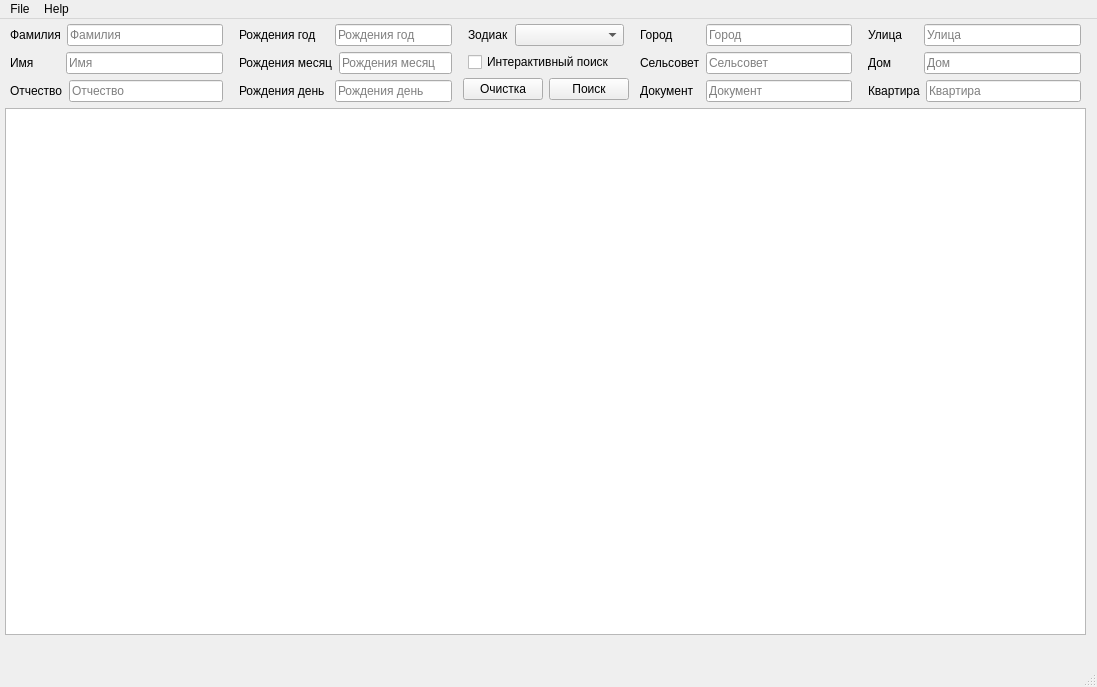
<?xml version="1.0" encoding="UTF-8"?>
<ui version="4.0">
 <class>MainWindow</class>
 <widget class="QMainWindow" name="MainWindow">
  <property name="geometry">
   <rect>
    <x>0</x>
    <y>0</y>
    <width>1097</width>
    <height>687</height>
   </rect>
  </property>
  <property name="windowTitle">
   <string>BD</string>
  </property>
  <property name="windowIcon">
   <iconset>
    <normaloff>icon_1.png</normaloff>icon_1.png</iconset>
  </property>
  <widget class="QWidget" name="centralwidget">
   <widget class="QWidget" name="gridLayoutWidget">
    <property name="geometry">
     <rect>
      <x>0</x>
      <y>0</y>
      <width>1091</width>
      <height>621</height>
     </rect>
    </property>
    <layout class="QGridLayout" name="grid_main_layout" columnstretch="0">
     <property name="sizeConstraint">
      <enum>QLayout::SetMaximumSize</enum>
     </property>
     <property name="leftMargin">
      <number>5</number>
     </property>
     <property name="topMargin">
      <number>5</number>
     </property>
     <property name="rightMargin">
      <number>5</number>
     </property>
     <property name="bottomMargin">
      <number>5</number>
     </property>
     <item row="1" column="0">
      <widget class="QTableView" name="tableView">
       <property name="sizePolicy">
        <sizepolicy hsizetype="Expanding" vsizetype="Expanding">
         <horstretch>0</horstretch>
         <verstretch>0</verstretch>
        </sizepolicy>
       </property>
      </widget>
     </item>
     <item row="0" column="0">
      <layout class="QHBoxLayout" name="horizontalLayout">
       <item>
        <layout class="QVBoxLayout" name="vertical_layout_fio">
         <item>
          <layout class="QHBoxLayout" name="horizontal_layout_family">
           <property name="leftMargin">
            <number>5</number>
           </property>
           <property name="rightMargin">
            <number>5</number>
           </property>
           <item>
            <widget class="QLabel" name="label_family">
             <property name="sizePolicy">
              <sizepolicy hsizetype="Fixed" vsizetype="Fixed">
               <horstretch>0</horstretch>
               <verstretch>0</verstretch>
              </sizepolicy>
             </property>
             <property name="minimumSize">
              <size>
               <width>50</width>
               <height>0</height>
              </size>
             </property>
             <property name="layoutDirection">
              <enum>Qt::LeftToRight</enum>
             </property>
             <property name="text">
              <string>Фамилия</string>
             </property>
            </widget>
           </item>
           <item>
            <widget class="QLineEdit" name="edit_family">
             <property name="sizePolicy">
              <sizepolicy hsizetype="Preferred" vsizetype="Fixed">
               <horstretch>0</horstretch>
               <verstretch>0</verstretch>
              </sizepolicy>
             </property>
             <property name="text">
              <string/>
             </property>
             <property name="placeholderText">
              <string>Фамилия</string>
             </property>
            </widget>
           </item>
          </layout>
         </item>
         <item>
          <layout class="QHBoxLayout" name="horizontal_layout_name">
           <property name="leftMargin">
            <number>5</number>
           </property>
           <property name="rightMargin">
            <number>5</number>
           </property>
           <item>
            <widget class="QLabel" name="label_name">
             <property name="sizePolicy">
              <sizepolicy hsizetype="Fixed" vsizetype="Fixed">
               <horstretch>0</horstretch>
               <verstretch>0</verstretch>
              </sizepolicy>
             </property>
             <property name="minimumSize">
              <size>
               <width>50</width>
               <height>0</height>
              </size>
             </property>
             <property name="text">
              <string>Имя</string>
             </property>
            </widget>
           </item>
           <item>
            <widget class="QLineEdit" name="edit_name">
             <property name="sizePolicy">
              <sizepolicy hsizetype="Preferred" vsizetype="Fixed">
               <horstretch>0</horstretch>
               <verstretch>0</verstretch>
              </sizepolicy>
             </property>
             <property name="text">
              <string/>
             </property>
             <property name="placeholderText">
              <string>Имя</string>
             </property>
            </widget>
           </item>
          </layout>
         </item>
         <item>
          <layout class="QHBoxLayout" name="horizontal_layout_farther">
           <property name="leftMargin">
            <number>5</number>
           </property>
           <property name="rightMargin">
            <number>5</number>
           </property>
           <item>
            <widget class="QLabel" name="label_farther">
             <property name="sizePolicy">
              <sizepolicy hsizetype="Fixed" vsizetype="Fixed">
               <horstretch>0</horstretch>
               <verstretch>0</verstretch>
              </sizepolicy>
             </property>
             <property name="minimumSize">
              <size>
               <width>50</width>
               <height>0</height>
              </size>
             </property>
             <property name="text">
              <string>Отчество</string>
             </property>
            </widget>
           </item>
           <item>
            <widget class="QLineEdit" name="edit_farther">
             <property name="sizePolicy">
              <sizepolicy hsizetype="Preferred" vsizetype="Fixed">
               <horstretch>0</horstretch>
               <verstretch>0</verstretch>
              </sizepolicy>
             </property>
             <property name="text">
              <string/>
             </property>
             <property name="placeholderText">
              <string>Отчество</string>
             </property>
            </widget>
           </item>
          </layout>
         </item>
        </layout>
       </item>
       <item>
        <layout class="QVBoxLayout" name="vertical_layout_birthday">
         <item>
          <layout class="QHBoxLayout" name="horizontal_layout_birthday_year">
           <property name="leftMargin">
            <number>5</number>
           </property>
           <property name="rightMargin">
            <number>5</number>
           </property>
           <item>
            <widget class="QLabel" name="label_birthday_year">
             <property name="sizePolicy">
              <sizepolicy hsizetype="Fixed" vsizetype="Fixed">
               <horstretch>0</horstretch>
               <verstretch>0</verstretch>
              </sizepolicy>
             </property>
             <property name="minimumSize">
              <size>
               <width>90</width>
               <height>0</height>
              </size>
             </property>
             <property name="text">
              <string>Рождения год</string>
             </property>
            </widget>
           </item>
           <item>
            <widget class="QLineEdit" name="edit_birthday_year">
             <property name="sizePolicy">
              <sizepolicy hsizetype="Preferred" vsizetype="Fixed">
               <horstretch>0</horstretch>
               <verstretch>0</verstretch>
              </sizepolicy>
             </property>
             <property name="text">
              <string/>
             </property>
             <property name="placeholderText">
              <string>Рождения год</string>
             </property>
            </widget>
           </item>
          </layout>
         </item>
         <item>
          <layout class="QHBoxLayout" name="horizontal_layout_birthday_month">
           <property name="leftMargin">
            <number>5</number>
           </property>
           <property name="rightMargin">
            <number>5</number>
           </property>
           <item>
            <widget class="QLabel" name="label_birthday_month">
             <property name="sizePolicy">
              <sizepolicy hsizetype="Fixed" vsizetype="Fixed">
               <horstretch>0</horstretch>
               <verstretch>0</verstretch>
              </sizepolicy>
             </property>
             <property name="minimumSize">
              <size>
               <width>90</width>
               <height>0</height>
              </size>
             </property>
             <property name="text">
              <string>Рождения месяц</string>
             </property>
            </widget>
           </item>
           <item>
            <widget class="QLineEdit" name="edit_birthday_month">
             <property name="sizePolicy">
              <sizepolicy hsizetype="Preferred" vsizetype="Fixed">
               <horstretch>0</horstretch>
               <verstretch>0</verstretch>
              </sizepolicy>
             </property>
             <property name="text">
              <string/>
             </property>
             <property name="placeholderText">
              <string>Рождения месяц</string>
             </property>
            </widget>
           </item>
          </layout>
         </item>
         <item>
          <layout class="QHBoxLayout" name="horizontal_layout_birthday_day">
           <property name="leftMargin">
            <number>5</number>
           </property>
           <property name="rightMargin">
            <number>5</number>
           </property>
           <item>
            <widget class="QLabel" name="label_birthday_day">
             <property name="sizePolicy">
              <sizepolicy hsizetype="Fixed" vsizetype="Fixed">
               <horstretch>0</horstretch>
               <verstretch>0</verstretch>
              </sizepolicy>
             </property>
             <property name="minimumSize">
              <size>
               <width>90</width>
               <height>0</height>
              </size>
             </property>
             <property name="text">
              <string>Рождения день</string>
             </property>
            </widget>
           </item>
           <item>
            <widget class="QLineEdit" name="edit_birthday_day">
             <property name="sizePolicy">
              <sizepolicy hsizetype="Preferred" vsizetype="Fixed">
               <horstretch>0</horstretch>
               <verstretch>0</verstretch>
              </sizepolicy>
             </property>
             <property name="text">
              <string/>
             </property>
             <property name="placeholderText">
              <string>Рождения день</string>
             </property>
            </widget>
           </item>
          </layout>
         </item>
        </layout>
       </item>
       <item>
        <layout class="QVBoxLayout" name="vertical_layout_addons">
         <item>
          <layout class="QHBoxLayout" name="horizontal_layout_zodiak">
           <property name="leftMargin">
            <number>5</number>
           </property>
           <property name="rightMargin">
            <number>5</number>
           </property>
           <item>
            <widget class="QLabel" name="label_zodiak">
             <property name="sizePolicy">
              <sizepolicy hsizetype="Fixed" vsizetype="Fixed">
               <horstretch>0</horstretch>
               <verstretch>0</verstretch>
              </sizepolicy>
             </property>
             <property name="minimumSize">
              <size>
               <width>40</width>
               <height>0</height>
              </size>
             </property>
             <property name="text">
              <string>Зодиак</string>
             </property>
            </widget>
           </item>
           <item>
            <widget class="QComboBox" name="comboBox">
             <property name="currentText">
              <string/>
             </property>
            </widget>
           </item>
          </layout>
         </item>
         <item>
          <layout class="QHBoxLayout" name="horizontalLayout_2">
           <property name="leftMargin">
            <number>5</number>
           </property>
           <property name="rightMargin">
            <number>5</number>
           </property>
           <item>
            <widget class="QCheckBox" name="check_box_interactive">
             <property name="sizePolicy">
              <sizepolicy hsizetype="Preferred" vsizetype="Fixed">
               <horstretch>0</horstretch>
               <verstretch>0</verstretch>
              </sizepolicy>
             </property>
             <property name="text">
              <string>Интерактивный поиск</string>
             </property>
             <property name="checked">
              <bool>false</bool>
             </property>
            </widget>
           </item>
          </layout>
         </item>
         <item>
          <layout class="QHBoxLayout" name="horizontalLayout_3">
           <item>
            <widget class="QPushButton" name="push_button_clear">
             <property name="sizePolicy">
              <sizepolicy hsizetype="Fixed" vsizetype="Fixed">
               <horstretch>0</horstretch>
               <verstretch>0</verstretch>
              </sizepolicy>
             </property>
             <property name="text">
              <string>Очистка</string>
             </property>
            </widget>
           </item>
           <item>
            <widget class="QPushButton" name="push_button_search">
             <property name="sizePolicy">
              <sizepolicy hsizetype="Fixed" vsizetype="Fixed">
               <horstretch>0</horstretch>
               <verstretch>0</verstretch>
              </sizepolicy>
             </property>
             <property name="text">
              <string>Поиск</string>
             </property>
            </widget>
           </item>
          </layout>
         </item>
        </layout>
       </item>
       <item>
        <layout class="QVBoxLayout" name="vertical_layout_ksiva_poselenie">
         <item>
          <layout class="QHBoxLayout" name="horizontal_layout_city">
           <property name="leftMargin">
            <number>5</number>
           </property>
           <property name="rightMargin">
            <number>5</number>
           </property>
           <item>
            <widget class="QLabel" name="label_city">
             <property name="sizePolicy">
              <sizepolicy hsizetype="Fixed" vsizetype="Fixed">
               <horstretch>0</horstretch>
               <verstretch>0</verstretch>
              </sizepolicy>
             </property>
             <property name="minimumSize">
              <size>
               <width>60</width>
               <height>0</height>
              </size>
             </property>
             <property name="text">
              <string>Город</string>
             </property>
            </widget>
           </item>
           <item>
            <widget class="QLineEdit" name="edit_city">
             <property name="sizePolicy">
              <sizepolicy hsizetype="Preferred" vsizetype="Fixed">
               <horstretch>0</horstretch>
               <verstretch>0</verstretch>
              </sizepolicy>
             </property>
             <property name="text">
              <string/>
             </property>
             <property name="placeholderText">
              <string>Город</string>
             </property>
            </widget>
           </item>
          </layout>
         </item>
         <item>
          <layout class="QHBoxLayout" name="horizontal_layout_selsovet">
           <property name="leftMargin">
            <number>5</number>
           </property>
           <property name="rightMargin">
            <number>5</number>
           </property>
           <item>
            <widget class="QLabel" name="label_selsovet">
             <property name="sizePolicy">
              <sizepolicy hsizetype="Fixed" vsizetype="Fixed">
               <horstretch>0</horstretch>
               <verstretch>0</verstretch>
              </sizepolicy>
             </property>
             <property name="minimumSize">
              <size>
               <width>60</width>
               <height>0</height>
              </size>
             </property>
             <property name="text">
              <string>Сельсовет</string>
             </property>
            </widget>
           </item>
           <item>
            <widget class="QLineEdit" name="edit_selsovet">
             <property name="sizePolicy">
              <sizepolicy hsizetype="Preferred" vsizetype="Fixed">
               <horstretch>0</horstretch>
               <verstretch>0</verstretch>
              </sizepolicy>
             </property>
             <property name="text">
              <string/>
             </property>
             <property name="placeholderText">
              <string>Сельсовет</string>
             </property>
            </widget>
           </item>
          </layout>
         </item>
         <item>
          <layout class="QHBoxLayout" name="horizontal_layout_ksiva">
           <property name="leftMargin">
            <number>5</number>
           </property>
           <property name="rightMargin">
            <number>5</number>
           </property>
           <item>
            <widget class="QLabel" name="label_ksiva">
             <property name="sizePolicy">
              <sizepolicy hsizetype="Fixed" vsizetype="Fixed">
               <horstretch>0</horstretch>
               <verstretch>0</verstretch>
              </sizepolicy>
             </property>
             <property name="minimumSize">
              <size>
               <width>60</width>
               <height>0</height>
              </size>
             </property>
             <property name="text">
              <string>Документ</string>
             </property>
            </widget>
           </item>
           <item>
            <widget class="QLineEdit" name="edit_ksiva">
             <property name="sizePolicy">
              <sizepolicy hsizetype="Preferred" vsizetype="Fixed">
               <horstretch>0</horstretch>
               <verstretch>0</verstretch>
              </sizepolicy>
             </property>
             <property name="text">
              <string/>
             </property>
             <property name="placeholderText">
              <string>Документ</string>
             </property>
            </widget>
           </item>
          </layout>
         </item>
        </layout>
       </item>
       <item>
        <layout class="QVBoxLayout" name="vertical_layout_address">
         <item>
          <layout class="QHBoxLayout" name="horizontal_layout_street">
           <property name="leftMargin">
            <number>5</number>
           </property>
           <property name="rightMargin">
            <number>5</number>
           </property>
           <item>
            <widget class="QLabel" name="label_street">
             <property name="sizePolicy">
              <sizepolicy hsizetype="Fixed" vsizetype="Fixed">
               <horstretch>0</horstretch>
               <verstretch>0</verstretch>
              </sizepolicy>
             </property>
             <property name="minimumSize">
              <size>
               <width>50</width>
               <height>0</height>
              </size>
             </property>
             <property name="text">
              <string>Улица</string>
             </property>
            </widget>
           </item>
           <item>
            <widget class="QLineEdit" name="edit_street">
             <property name="sizePolicy">
              <sizepolicy hsizetype="Preferred" vsizetype="Fixed">
               <horstretch>0</horstretch>
               <verstretch>0</verstretch>
              </sizepolicy>
             </property>
             <property name="text">
              <string/>
             </property>
             <property name="placeholderText">
              <string>Улица</string>
             </property>
            </widget>
           </item>
          </layout>
         </item>
         <item>
          <layout class="QHBoxLayout" name="horizontal_layout_house">
           <property name="leftMargin">
            <number>5</number>
           </property>
           <property name="rightMargin">
            <number>5</number>
           </property>
           <item>
            <widget class="QLabel" name="label_house">
             <property name="sizePolicy">
              <sizepolicy hsizetype="Fixed" vsizetype="Fixed">
               <horstretch>0</horstretch>
               <verstretch>0</verstretch>
              </sizepolicy>
             </property>
             <property name="minimumSize">
              <size>
               <width>50</width>
               <height>0</height>
              </size>
             </property>
             <property name="text">
              <string>Дом</string>
             </property>
            </widget>
           </item>
           <item>
            <widget class="QLineEdit" name="edit_house">
             <property name="sizePolicy">
              <sizepolicy hsizetype="Preferred" vsizetype="Fixed">
               <horstretch>0</horstretch>
               <verstretch>0</verstretch>
              </sizepolicy>
             </property>
             <property name="text">
              <string/>
             </property>
             <property name="placeholderText">
              <string>Дом</string>
             </property>
            </widget>
           </item>
          </layout>
         </item>
         <item>
          <layout class="QHBoxLayout" name="horizontal_layout_flat">
           <property name="leftMargin">
            <number>5</number>
           </property>
           <property name="topMargin">
            <number>0</number>
           </property>
           <property name="rightMargin">
            <number>5</number>
           </property>
           <item>
            <widget class="QLabel" name="label_flat">
             <property name="sizePolicy">
              <sizepolicy hsizetype="Fixed" vsizetype="Fixed">
               <horstretch>0</horstretch>
               <verstretch>0</verstretch>
              </sizepolicy>
             </property>
             <property name="minimumSize">
              <size>
               <width>50</width>
               <height>0</height>
              </size>
             </property>
             <property name="text">
              <string>Квартира</string>
             </property>
            </widget>
           </item>
           <item>
            <widget class="QLineEdit" name="edit_flat">
             <property name="sizePolicy">
              <sizepolicy hsizetype="Preferred" vsizetype="Fixed">
               <horstretch>0</horstretch>
               <verstretch>0</verstretch>
              </sizepolicy>
             </property>
             <property name="text">
              <string/>
             </property>
             <property name="placeholderText">
              <string>Квартира</string>
             </property>
            </widget>
           </item>
          </layout>
         </item>
        </layout>
       </item>
      </layout>
     </item>
    </layout>
   </widget>
  </widget>
  <widget class="QMenuBar" name="menubar">
   <property name="geometry">
    <rect>
     <x>0</x>
     <y>0</y>
     <width>1097</width>
     <height>19</height>
    </rect>
   </property>
   <widget class="QMenu" name="menuFile">
    <property name="title">
     <string>File</string>
    </property>
    <addaction name="actionReset"/>
    <addaction name="separator"/>
    <addaction name="actionExit"/>
   </widget>
   <widget class="QMenu" name="menuHelp">
    <property name="title">
     <string>Help</string>
    </property>
    <addaction name="actionAbout"/>
   </widget>
   <addaction name="menuFile"/>
   <addaction name="menuHelp"/>
  </widget>
  <widget class="QStatusBar" name="statusbar"/>
  <action name="actionReset">
   <property name="text">
    <string>Reset</string>
   </property>
  </action>
  <action name="actionExit">
   <property name="text">
    <string>Exit</string>
   </property>
  </action>
  <action name="actionAbout">
   <property name="text">
    <string>About</string>
   </property>
  </action>
 </widget>
 <resources/>
 <connections/>
</ui>
